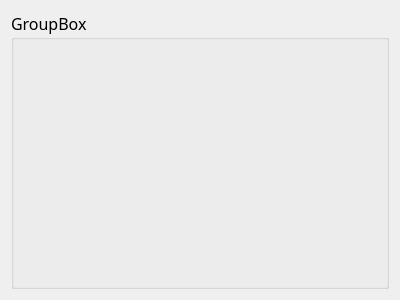
<?xml version="1.0" encoding="UTF-8"?>
<ui version="4.0">
 <class>Setup_PdusTableWid</class>
 <widget class="QWidget" name="Setup_PdusTableWid">
  <property name="geometry">
   <rect>
    <x>0</x>
    <y>0</y>
    <width>400</width>
    <height>300</height>
   </rect>
  </property>
  <property name="windowTitle">
   <string>Form</string>
  </property>
  <layout class="QGridLayout" name="gridLayout">
   <item row="0" column="0">
    <widget class="QGroupBox" name="groupBox">
     <property name="font">
      <font>
       <family>微软雅黑</family>
       <pointsize>12</pointsize>
      </font>
     </property>
     <property name="title">
      <string>GroupBox</string>
     </property>
     <layout class="QGridLayout" name="gridLayout_2">
      <item row="0" column="0" rowspan="2">
       <widget class="QWidget" name="widget" native="true"/>
      </item>
     </layout>
    </widget>
   </item>
  </layout>
 </widget>
 <resources/>
 <connections/>
</ui>
